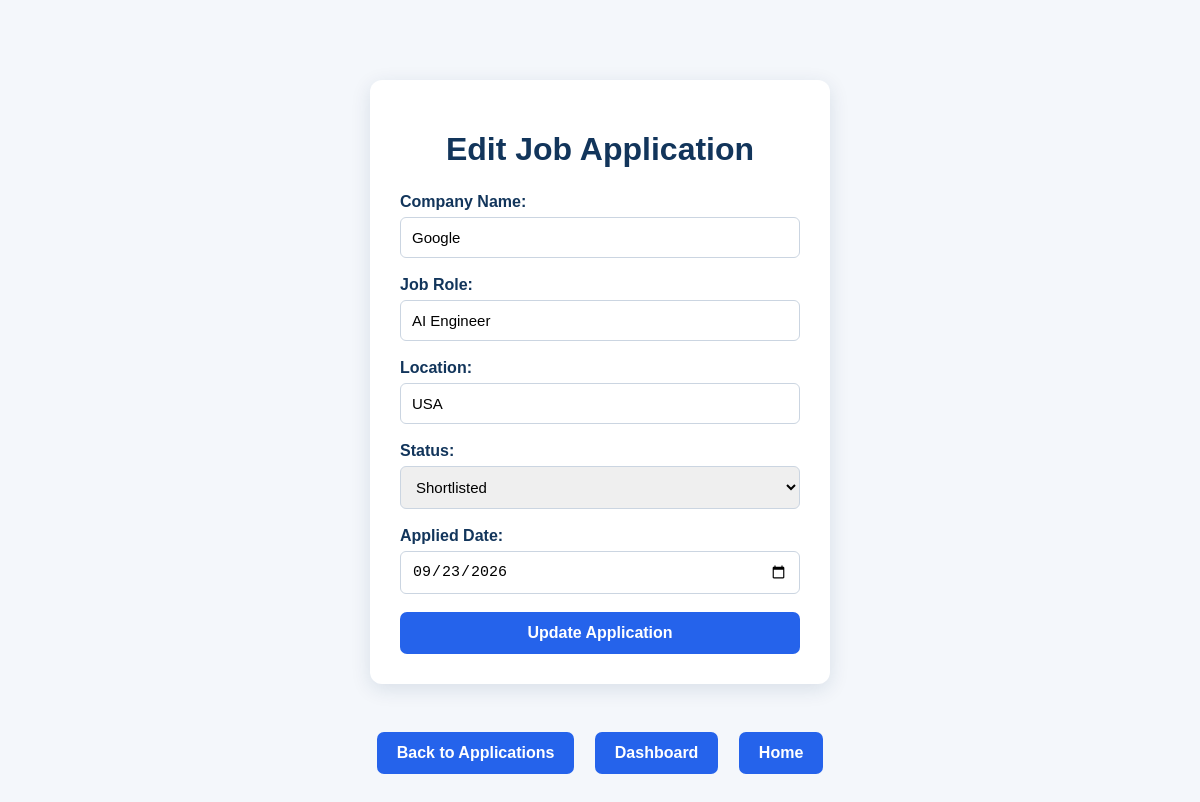
Page /edit/10 on the committed database.
### tables this page shows
CREATE TABLE applications (
            id INTEGER PRIMARY KEY AUTOINCREMENT,
            company TEXT NOT NULL,
            role TEXT NOT NULL,
            location TEXT,
            status TEXT,
            applied_date TEXT
        );

### app.py (the view, shortened to what this page needs)
@app.route("/edit/<int:id>", methods=["GET", "POST"])
def edit_application(id):
    conn = sqlite3.connect("database.db")
    cursor = conn.cursor()
    cursor.execute(
        """
        SELECT *
        FROM applications
        WHERE id = ?
        """,
        (id,)
    )
    application = cursor.fetchone()
    conn.close()
    return render_template(
        "edit_application.html",
        application=application
    )

### templates/edit_application.html (shortened to what this page needs)
<!DOCTYPE html>
<html>
<head>
    <link rel="stylesheet"
          href="{{ url_for('static', filename='style.css') }}">
</head>
<body>
    <div class="form-container">
        <h1>Edit Job Application</h1>
        <form action="/edit/{{ application[0] }}" method="POST">
            <label>Company Name:</label>
            <input type="text"
                   name="company"
                   value="{{ application[1] }}"
                   required>
            <label>Job Role:</label>
            <input type="text"
                   name="role"
                   value="{{ application[2] }}"
                   required>
            <label>Location:</label>
            <input type="text"
                   name="location"
                   value="{{ application[3] }}">
            <label>Status:</label>
            <select name="status" required>
                <option value="Shortlisted"
                    {% if application[4] == "Shortlisted" %}selected{% endif %}>
                    Shortlisted
                </option>
            </select>
            <label>Applied Date:</label>
            <input type="date"
                   name="applied_date"
                   value="{{ application[5] }}"
                   required>
            <button type="submit">
                Update Application
            </button>
        </form>
    </div>
    <div class="dashboard-buttons">
        <a href="/applications">
            Back to Applications
        </a>
        <a href="/dashboard">
            Dashboard
        </a>
        <a href="/">
            Home
        </a>
    </div>
</body>
</html>

### static/style.css (style rules this page uses)
body { font-family: Arial, sans-serif; background-color: #f4f7fb; color: #12355b; text-align: center; margin: 0; padding: 40px; }
h1 { margin-bottom: 10px; color: #12355b; }
a { display: inline-block; padding: 12px 20px; margin: 8px; text-decoration: none; background-color: #2563eb; color: white; border-radius: 7px; font-weight: 600; transition: 0.2s; }
.form-container { width: 400px; max-width: 90%; margin: 40px auto; background-color: white; padding: 30px; border-radius: 12px; box-shadow: 0 5px 20px rgba(18, 53, 91, 0.12); text-align: left; }
.form-container h1 { text-align: center; margin-bottom: 25px; }
.form-container label { display: block; margin-bottom: 6px; font-weight: bold; color: #12355b; }
.form-container input, .form-container select { width: 100%; box-sizing: border-box; padding: 11px; margin: 0 0 18px 0; border: 1px solid #cbd5e1; border-radius: 6px; font-size: 15px; }
.form-container button { width: 100%; padding: 12px; background-color: #2563eb; color: white; border: none; border-radius: 7px; font-size: 16px; font-weight: bold; cursor: pointer; }

### rows in the picture
applications: company "Google", role "AI Engineer", location "USA", status "Shortlisted", applied_date "09/23/2026"
